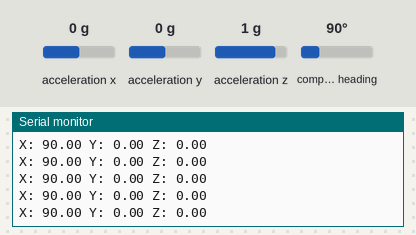
A sketch run on a simulated Arduino Uno, built with avr-gcc and run on an emulated ATmega328P. On the bench: the last lines printed to the serial monitor. Inputs (shaded band) come from the test bench; at power-on: acceleration x 0 g, acceleration y 0 g, acceleration z 1 g, compass heading 90°.

Above: at 2.2 s.
2.3 s: acceleration x set to -1.4 g
At 2.35 s:
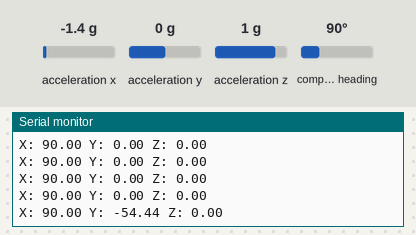
3.8 s: acceleration y set to -1.4 g
At 3.89 s:
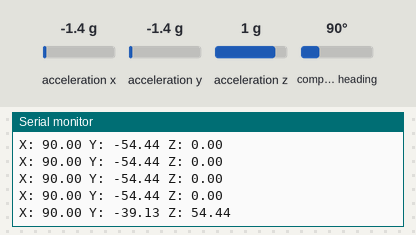
5.3 s: acceleration z set to -1.4 g
At 5.34 s:
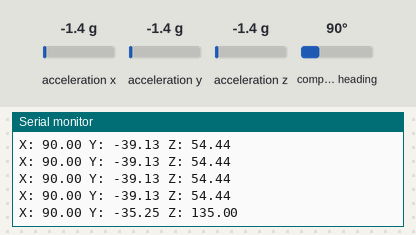
6.8 s: compass heading set to 7°
At 6.88 s:
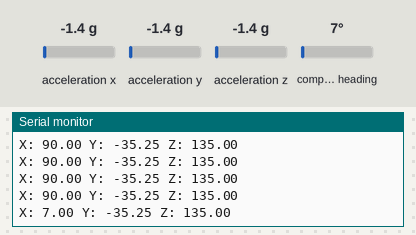
Timing chart, 0 to 9.3 s (numbered marks = the images above; inputs shaded):
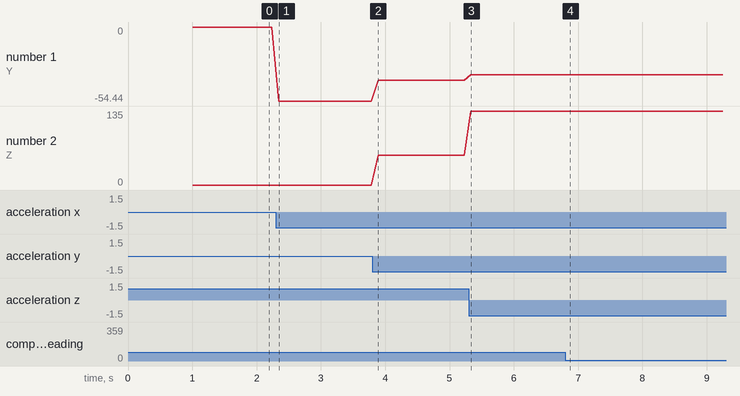

Measured:
- after the input at 2.3 s, the serial monitor: prints a new line at once (image 1)
- after the input at 3.8 s, the serial monitor: prints a new line after 0.09 s (image 2)
- after the input at 5.3 s, the serial monitor: prints a new line at once (image 3)
- after the input at 6.8 s, the serial monitor: prints a new line after 0.08 s (image 4)
- plotted number 1: 0 → -54.44 after the input at 2.3 s, -54.44 → -39.13 after the input at 3.8 s, -39.13 → -35.25 after the input at 5.3 s
- plotted number 2: 0 → 54.44 after the input at 3.8 s, 54.44 → 135 after the input at 5.3 s

The sketch:

bno055.ino
```cpp
#include <Wire.h>
#include <Adafruit_Sensor.h>
#include <Adafruit_BNO055.h>
#include <utility/imumaths.h>
#define BNO055_SAMPLERATE_DELAY_MS (100)
Adafruit_BNO055 bno = Adafruit_BNO055(-1, 0x28, &Wire);
float x,y,z;

void setup(void)
{
  Serial.begin(115200);
  while (!Serial) delay(10);  // wait for serial port to open!
  Serial.println("Orientation Sensor Raw Data Test"); Serial.println("");
  if(!bno.begin())
  {
    Serial.print("Ooops, no BNO055 detected ... Check your wiring or I2C ADDR!");
    while(1);
  }
  delay(1000);
  bno.setExtCrystalUse(true);
  Serial.println("Calibration status values: 0=uncalibrated, 3=fully calibrated");

}
void loop(void)
{
  // Possible vector values can be:
  // - VECTOR_ACCELEROMETER - m/s^2
  // - VECTOR_MAGNETOMETER  - uT
  // - VECTOR_GYROSCOPE     - rad/s
  // - VECTOR_EULER         - degrees
  // - VECTOR_LINEARACCEL   - m/s^2
  // - VECTOR_GRAVITY       - m/s^2
  imu::Vector<3> euler = bno.getVector(Adafruit_BNO055::VECTOR_EULER);

  x=euler.x();
  y=euler.y();
  z=euler.z();

  Serial.print("X: ");
  Serial.print(x);
  Serial.print(" Y: ");
  Serial.print(y);
  Serial.print(" Z: ");
  Serial.println(z);

  delay(BNO055_SAMPLERATE_DELAY_MS);
}
```
